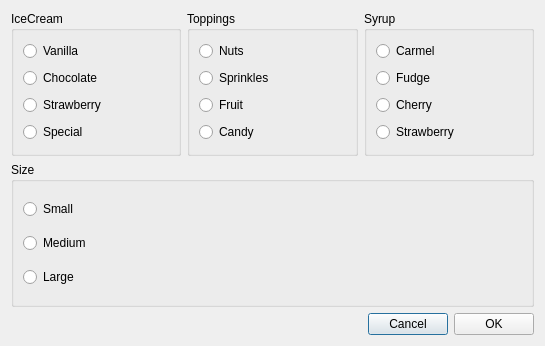
<?xml version="1.0" encoding="UTF-8"?>
<ui version="4.0">
 <class>Dialog</class>
 <widget class="QDialog" name="Dialog">
  <property name="geometry">
   <rect>
    <x>0</x>
    <y>0</y>
    <width>545</width>
    <height>346</height>
   </rect>
  </property>
  <property name="windowTitle">
   <string>Dialog</string>
  </property>
  <layout class="QVBoxLayout" name="verticalLayout_5">
   <item>
    <layout class="QHBoxLayout" name="horizontalLayout_2">
     <item>
      <widget class="QGroupBox" name="grpIceCream">
       <property name="title">
        <string>IceCream</string>
       </property>
       <layout class="QVBoxLayout" name="verticalLayout">
        <item>
         <widget class="QRadioButton" name="radioButton">
          <property name="text">
           <string>Vanilla</string>
          </property>
         </widget>
        </item>
        <item>
         <widget class="QRadioButton" name="radioButton_2">
          <property name="text">
           <string>Chocolate</string>
          </property>
         </widget>
        </item>
        <item>
         <widget class="QRadioButton" name="radioButton_3">
          <property name="text">
           <string>Strawberry</string>
          </property>
         </widget>
        </item>
        <item>
         <widget class="QRadioButton" name="radioButton_4">
          <property name="text">
           <string>Special</string>
          </property>
         </widget>
        </item>
       </layout>
      </widget>
     </item>
     <item>
      <widget class="QGroupBox" name="grpToppings">
       <property name="title">
        <string>Toppings</string>
       </property>
       <layout class="QVBoxLayout" name="verticalLayout_2">
        <item>
         <widget class="QRadioButton" name="radioButton_5">
          <property name="text">
           <string>Nuts</string>
          </property>
         </widget>
        </item>
        <item>
         <widget class="QRadioButton" name="radioButton_6">
          <property name="text">
           <string>Sprinkles</string>
          </property>
         </widget>
        </item>
        <item>
         <widget class="QRadioButton" name="radioButton_7">
          <property name="text">
           <string>Fruit</string>
          </property>
         </widget>
        </item>
        <item>
         <widget class="QRadioButton" name="radioButton_8">
          <property name="text">
           <string>Candy</string>
          </property>
         </widget>
        </item>
       </layout>
      </widget>
     </item>
     <item>
      <widget class="QGroupBox" name="grpSyrup">
       <property name="title">
        <string>Syrup</string>
       </property>
       <layout class="QVBoxLayout" name="verticalLayout_3">
        <item>
         <widget class="QRadioButton" name="radioButton_9">
          <property name="text">
           <string>Carmel</string>
          </property>
         </widget>
        </item>
        <item>
         <widget class="QRadioButton" name="radioButton_10">
          <property name="text">
           <string>Fudge</string>
          </property>
         </widget>
        </item>
        <item>
         <widget class="QRadioButton" name="radioButton_11">
          <property name="text">
           <string>Cherry</string>
          </property>
         </widget>
        </item>
        <item>
         <widget class="QRadioButton" name="radioButton_12">
          <property name="text">
           <string>Strawberry</string>
          </property>
         </widget>
        </item>
       </layout>
      </widget>
     </item>
    </layout>
   </item>
   <item>
    <widget class="QGroupBox" name="grpSize">
     <property name="title">
      <string>Size</string>
     </property>
     <layout class="QVBoxLayout" name="verticalLayout_4">
      <item>
       <widget class="QRadioButton" name="radioButton_13">
        <property name="text">
         <string>Small</string>
        </property>
       </widget>
      </item>
      <item>
       <widget class="QRadioButton" name="radioButton_14">
        <property name="text">
         <string>Medium</string>
        </property>
       </widget>
      </item>
      <item>
       <widget class="QRadioButton" name="radioButton_15">
        <property name="text">
         <string>Large</string>
        </property>
       </widget>
      </item>
     </layout>
    </widget>
   </item>
   <item>
    <layout class="QHBoxLayout" name="horizontalLayout">
     <item>
      <spacer name="horizontalSpacer">
       <property name="orientation">
        <enum>Qt::Horizontal</enum>
       </property>
       <property name="sizeHint" stdset="0">
        <size>
         <width>40</width>
         <height>20</height>
        </size>
       </property>
      </spacer>
     </item>
     <item>
      <widget class="QPushButton" name="btnCancel">
       <property name="text">
        <string>Cancel</string>
       </property>
      </widget>
     </item>
     <item>
      <widget class="QPushButton" name="btnOK">
       <property name="text">
        <string>OK</string>
       </property>
      </widget>
     </item>
    </layout>
   </item>
  </layout>
 </widget>
 <resources/>
 <connections/>
</ui>
